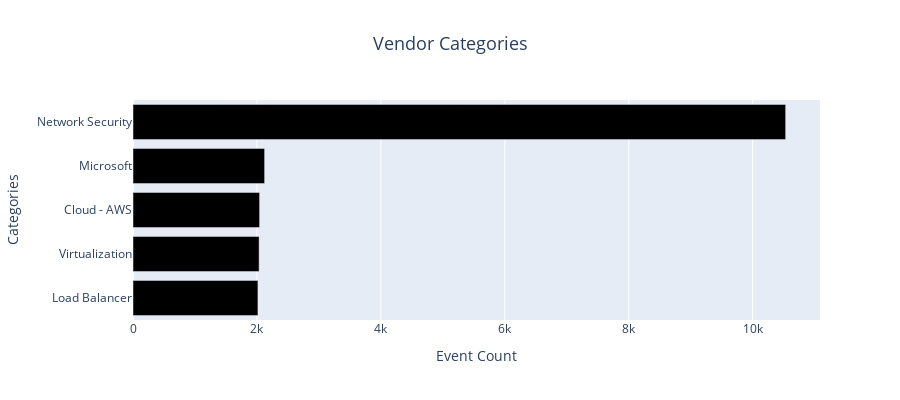

The cell this chart's notebook holds for it:
### Code cell
# Show category breakdown
print("📂 CATEGORY BREAKDOWN") 
fig = visualizer.create_category_breakdown(results, "Vendor Categories")
fig.show()

### Figure 1 — Plotly figure (JSON) as saved in the notebook; plotly's stock layout.template omitted (floating-point values rounded to 4 significant figures)
{"data": [{"hovertemplate": "<b>%{y}</b><br>Events: %{x}<extra></extra>", "marker": {"color": [[0.5529, 0.8275, 0.7804], [1, 1, 0.702], [0.7451, 0.7294, 0.8549], [0.9843, 0.502, 0.4471], [0.502, 0.6941, 0.8275]]}, "orientation": "h", "type": "bar", "x": [2016, 2035, 2043, 2124, 10532], "y": ["Load Balancer", "Virtualization", "Cloud - AWS", "Microsoft", "Network Security"]}], "layout": {"font": {"size": 12}, "height": 400, "title": {"font": {"size": 18}, "text": "Vendor Categories", "x": 0.5, "xanchor": "center"}, "xaxis": {"title": {"text": "Event Count"}}, "yaxis": {"title": {"text": "Categories"}}}}
